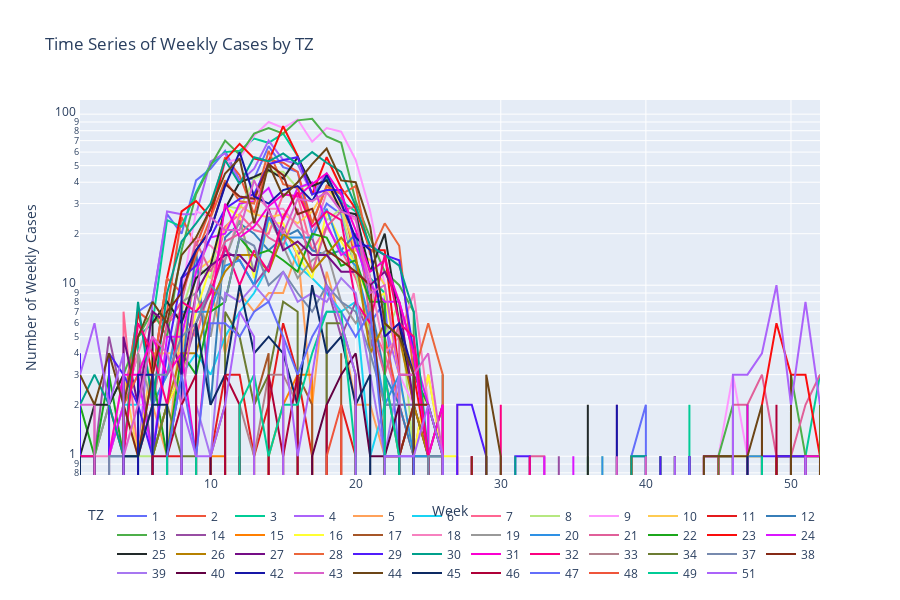

The notebook cell this image was saved under:
### Code cell
zt_colors = {}
colors = px.colors.qualitative.Plotly + px.colors.qualitative.Set1 + px.colors.qualitative.Dark24
for i, zt in enumerate(cases.columns):
    zt_colors[zt] = colors[i % len(colors)] 

fig = go.Figure()

# Adding the Time Series
for zt in cases.columns:
    fig.add_trace(go.Scatter(x=cases.index, y=cases[zt], mode='lines', name=zt, line=dict(color=zt_colors[zt])))

fig.update_layout(
    title='Time Series of Weekly Cases by TZ',
    xaxis_title='Week',
    yaxis_title='Number of Weekly Cases',
    legend_title='TZ',
    legend=dict(
        orientation='h',
        yanchor='bottom',
        y=-0.3, 
        xanchor='right',
        x=1
    ),
    height=600
)

fig.update_yaxes(type='log')
fig.show()

### Figure 1 — Plotly figure (JSON) as saved in the notebook; plotly's stock layout.template omitted (floating-point values rounded to 4 significant figures)
{"data": [{"line": {"color": "#636EFA"}, "mode": "lines", "name": "1", "type": "scatter", "x": [1, 2, 3, 4, 5, 6, 7, 8, 9, 10, 11, 12, 13, 14, 15, 16, 17, 18, 19, 20, 21, 22, 23, 24, 25, 26, 27, 28, 29, 30, 31, 32, 33, 34, 35, 36, 37, 38, 39, 40, 41, 42, 43, 44, 45, 46, 47, 48, 49, 50, 51, 52], "y": [2, 0, 0, 2, 7, 8, 26, 20, 41, 48, 61, 41, 42, 65, 49, 46, 20, 30, 26, 12, 6, 8, 1, 2, 0, 3, 0, 0, 0, 0, 0, 0, 0, 0, 0, 0, 0, 0, 1, 2, 0, 0, 0, 0, 0, 0, 0, 1, 0, 0, 1, 0]}, {"line": {"color": "#EF553B"}, "mode": "lines", "name": "2", "type": "scatter", "x": [1, 2, 3, 4, 5, 6, 7, 8, 9, 10, 11, 12, 13, 14, 15, 16, 17, 18, 19, 20, 21, 22, 23, 24, 25, 26, 27, 28, 29, 30, 31, 32, 33, 34, 35, 36, 37, 38, 39, 40, 41, 42, 43, 44, 45, 46, 47, 48, 49, 50, 51, 52], "y": [2, 0, 0, 2, 7, 6, 7, 25, 17, 28, 56, 44, 26, 54, 52, 46, 23, 38, 32, 14, 5, 5, 2, 1, 1, 0, 0, 0, 0, 0, 0, 0, 0, 0, 0, 0, 0, 0, 0, 0, 0, 0, 0, 0, 0, 0, 1, 1, 0, 0, 0, 0]}, {"line": {"color": "#00CC96"}, "mode": "lines", "name": "3", "type": "scatter", "x": [1, 2, 3, 4, 5, 6, 7, 8, 9, 10, 11, 12, 13, 14, 15, 16, 17, 18, 19, 20, 21, 22, 23, 24, 25, 26, 27, 28, 29, 30, 31, 32, 33, 34, 35, 36, 37, 38, 39, 40, 41, 42, 43, 44, 45, 46, 47, 48, 49, 50, 51, 52], "y": [1, 1, 0, 0, 5, 6, 24, 22, 35, 51, 60, 61, 72, 68, 77, 57, 34, 42, 31, 27, 11, 9, 0, 1, 1, 1, 0, 0, 0, 1, 0, 0, 0, 0, 0, 0, 0, 0, 0, 0, 1, 0, 2, 0, 0, 0, 0, 0, 0, 1, 1, 3]}, {"line": {"color": "#AB63FA"}, "mode": "lines", "name": "4", "type": "scatter", "x": [1, 2, 3, 4, 5, 6, 7, 8, 9, 10, 11, 12, 13, 14, 15, 16, 17, 18, 19, 20, 21, 22, 23, 24, 25, 26, 27, 28, 29, 30, 31, 32, 33, 34, 35, 36, 37, 38, 39, 40, 41, 42, 43, 44, 45, 46, 47, 48, 49, 50, 51, 52], "y": [0, 1, 0, 1, 1, 8, 27, 26, 26, 53, 59, 40, 48, 70, 54, 51, 34, 45, 34, 18, 11, 6, 3, 0, 1, 0, 0, 0, 0, 0, 0, 0, 0, 0, 0, 0, 0, 0, 0, 0, 0, 0, 0, 0, 0, 0, 0, 0, 0, 0, 0, 0]}, {"line": {"color": "#FFA15A"}, "mode": "lines", "name": "5", "type": "scatter", "x": [1, 2, 3, 4, 5, 6, 7, 8, 9, 10, 11, 12, 13, 14, 15, 16, 17, 18, 19, 20, 21, 22, 23, 24, 25, 26, 27, 28, 29, 30, 31, 32, 33, 34, 35, 36, 37, 38, 39, 40, 41, 42, 43, 44, 45, 46, 47, 48, 49, 50, 51, 52], "y": [0, 0, 0, 0, 0, 2, 1, 6, 5, 10, 4, 9, 7, 9, 9, 16, 2, 12, 6, 2, 2, 1, 1, 2, 0, 0, 0, 0, 0, 0, 0, 0, 0, 0, 0, 0, 0, 0, 0, 0, 0, 0, 0, 0, 0, 0, 0, 0, 0, 0, 0, 0]}, {"line": {"color": "#19D3F3"}, "mode": "lines", "name": "6", "type": "scatter", "x": [1, 2, 3, 4, 5, 6, 7, 8, 9, 10, 11, 12, 13, 14, 15, 16, 17, 18, 19, 20, 21, 22, 23, 24, 25, 26, 27, 28, 29, 30, 31, 32, 33, 34, 35, 36, 37, 38, 39, 40, 41, 42, 43, 44, 45, 46, 47, 48, 49, 50, 51, 52], "y": [0, 0, 1, 2, 2, 0, 1, 3, 4, 3, 5, 7, 9, 13, 19, 13, 11, 9, 7, 8, 1, 2, 2, 2, 0, 0, 0, 0, 0, 0, 0, 0, 0, 0, 0, 0, 0, 0, 0, 0, 0, 0, 1, 0, 0, 0, 0, 0, 0, 0, 0, 0]}, {"line": {"color": "#FF6692"}, "mode": "lines", "name": "7", "type": "scatter", "x": [1, 2, 3, 4, 5, 6, 7, 8, 9, 10, 11, 12, 13, 14, 15, 16, 17, 18, 19, 20, 21, 22, 23, 24, 25, 26, 27, 28, 29, 30, 31, 32, 33, 34, 35, 36, 37, 38, 39, 40, 41, 42, 43, 44, 45, 46, 47, 48, 49, 50, 51, 52], "y": [0, 2, 0, 7, 1, 2, 6, 7, 5, 10, 22, 26, 21, 20, 34, 33, 16, 22, 16, 11, 6, 4, 2, 1, 3, 1, 0, 0, 0, 0, 0, 0, 0, 0, 0, 0, 0, 0, 0, 0, 0, 0, 0, 0, 0, 0, 0, 0, 0, 1, 0, 0]}, {"line": {"color": "#B6E880"}, "mode": "lines", "name": "8", "type": "scatter", "x": [1, 2, 3, 4, 5, 6, 7, 8, 9, 10, 11, 12, 13, 14, 15, 16, 17, 18, 19, 20, 21, 22, 23, 24, 25, 26, 27, 28, 29, 30, 31, 32, 33, 34, 35, 36, 37, 38, 39, 40, 41, 42, 43, 44, 45, 46, 47, 48, 49, 50, 51, 52], "y": [0, 0, 1, 2, 1, 1, 2, 7, 13, 11, 29, 28, 42, 46, 46, 37, 39, 24, 28, 12, 5, 5, 8, 1, 0, 1, 0, 0, 1, 0, 0, 0, 0, 0, 0, 0, 1, 0, 1, 0, 0, 0, 0, 0, 0, 0, 0, 0, 1, 1, 0, 0]}, {"line": {"color": "#FF97FF"}, "mode": "lines", "name": "9", "type": "scatter", "x": [1, 2, 3, 4, 5, 6, 7, 8, 9, 10, 11, 12, 13, 14, 15, 16, 17, 18, 19, 20, 21, 22, 23, 24, 25, 26, 27, 28, 29, 30, 31, 32, 33, 34, 35, 36, 37, 38, 39, 40, 41, 42, 43, 44, 45, 46, 47, 48, 49, 50, 51, 52], "y": [2, 0, 0, 1, 2, 2, 11, 9, 27, 25, 52, 55, 75, 90, 83, 93, 69, 83, 79, 54, 27, 10, 3, 2, 1, 0, 2, 0, 1, 0, 0, 1, 0, 0, 0, 0, 0, 0, 1, 1, 0, 1, 0, 0, 1, 3, 1, 0, 0, 1, 0, 2]}, {"line": {"color": "#FECB52"}, "mode": "lines", "name": "10", "type": "scatter", "x": [1, 2, 3, 4, 5, 6, 7, 8, 9, 10, 11, 12, 13, 14, 15, 16, 17, 18, 19, 20, 21, 22, 23, 24, 25, 26, 27, 28, 29, 30, 31, 32, 33, 34, 35, 36, 37, 38, 39, 40, 41, 42, 43, 44, 45, 46, 47, 48, 49, 50, 51, 52], "y": [0, 0, 1, 3, 1, 4, 4, 4, 12, 14, 21, 29, 26, 25, 26, 23, 27, 37, 29, 16, 14, 10, 3, 0, 2, 0, 2, 0, 0, 0, 0, 0, 0, 0, 0, 0, 0, 0, 0, 0, 0, 0, 0, 0, 0, 0, 0, 0, 0, 0, 0, 0]}, {"line": {"color": "rgb(228,26,28)"}, "mode": "lines", "name": "11", "type": "scatter", "x": [1, 2, 3, 4, 5, 6, 7, 8, 9, 10, 11, 12, 13, 14, 15, 16, 17, 18, 19, 20, 21, 22, 23, 24, 25, 26, 27, 28, 29, 30, 31, 32, 33, 34, 35, 36, 37, 38, 39, 40, 41, 42, 43, 44, 45, 46, 47, 48, 49, 50, 51, 52], "y": [0, 0, 0, 0, 0, 0, 1, 1, 0, 1, 3, 3, 1, 2, 6, 3, 1, 0, 2, 1, 0, 1, 1, 2, 0, 1, 0, 0, 0, 0, 0, 0, 0, 0, 0, 0, 0, 0, 0, 0, 0, 0, 0, 0, 0, 0, 0, 0, 0, 0, 0, 0]}, {"line": {"color": "rgb(55,126,184)"}, "mode": "lines", "name": "12", "type": "scatter", "x": [1, 2, 3, 4, 5, 6, 7, 8, 9, 10, 11, 12, 13, 14, 15, 16, 17, 18, 19, 20, 21, 22, 23, 24, 25, 26, 27, 28, 29, 30, 31, 32, 33, 34, 35, 36, 37, 38, 39, 40, 41, 42, 43, 44, 45, 46, 47, 48, 49, 50, 51, 52], "y": [1, 0, 1, 1, 0, 0, 1, 3, 16, 2, 19, 23, 20, 16, 19, 21, 16, 15, 16, 20, 8, 3, 2, 1, 0, 1, 0, 0, 1, 0, 0, 0, 0, 0, 0, 0, 0, 0, 0, 1, 0, 0, 0, 0, 0, 1, 0, 0, 0, 0, 0, 1]}, {"line": {"color": "rgb(77,175,74)"}, "mode": "lines", "name": "13", "type": "scatter", "x": [1, 2, 3, 4, 5, 6, 7, 8, 9, 10, 11, 12, 13, 14, 15, 16, 17, 18, 19, 20, 21, 22, 23, 24, 25, 26, 27, 28, 29, 30, 31, 32, 33, 34, 35, 36, 37, 38, 39, 40, 41, 42, 43, 44, 45, 46, 47, 48, 49, 50, 51, 52], "y": [0, 1, 2, 3, 5, 7, 5, 16, 34, 50, 70, 58, 77, 83, 77, 92, 94, 74, 68, 31, 19, 12, 10, 7, 0, 3, 0, 1, 0, 0, 0, 1, 0, 0, 0, 1, 0, 0, 0, 0, 0, 0, 0, 0, 1, 2, 0, 0, 0, 3, 1, 1]}, {"line": {"color": "rgb(152,78,163)"}, "mode": "lines", "name": "14", "type": "scatter", "x": [1, 2, 3, 4, 5, 6, 7, 8, 9, 10, 11, 12, 13, 14, 15, 16, 17, 18, 19, 20, 21, 22, 23, 24, 25, 26, 27, 28, 29, 30, 31, 32, 33, 34, 35, 36, 37, 38, 39, 40, 41, 42, 43, 44, 45, 46, 47, 48, 49, 50, 51, 52], "y": [1, 1, 5, 2, 4, 1, 2, 3, 6, 9, 16, 14, 10, 13, 22, 15, 19, 10, 5, 8, 5, 2, 2, 2, 2, 0, 0, 0, 0, 0, 0, 0, 0, 1, 0, 0, 0, 0, 0, 0, 0, 1, 0, 0, 0, 0, 1, 0, 1, 1, 0, 1]}, {"line": {"color": "rgb(255,127,0)"}, "mode": "lines", "name": "15", "type": "scatter", "x": [1, 2, 3, 4, 5, 6, 7, 8, 9, 10, 11, 12, 13, 14, 15, 16, 17, 18, 19, 20, 21, 22, 23, 24, 25, 26, 27, 28, 29, 30, 31, 32, 33, 34, 35, 36, 37, 38, 39, 40, 41, 42, 43, 44, 45, 46, 47, 48, 49, 50, 51, 52], "y": [0, 0, 0, 0, 0, 0, 0, 0, 0, 1, 1, 0, 0, 1, 2, 3, 3, 0, 0, 0, 0, 0, 0, 0, 0, 0, 0, 0, 0, 0, 0, 0, 0, 0, 0, 0, 0, 0, 1, 0, 0, 0, 0, 0, 0, 0, 0, 0, 0, 0, 0, 1]}, {"line": {"color": "rgb(255,255,51)"}, "mode": "lines", "name": "16", "type": "scatter", "x": [1, 2, 3, 4, 5, 6, 7, 8, 9, 10, 11, 12, 13, 14, 15, 16, 17, 18, 19, 20, 21, 22, 23, 24, 25, 26, 27, 28, 29, 30, 31, 32, 33, 34, 35, 36, 37, 38, 39, 40, 41, 42, 43, 44, 45, 46, 47, 48, 49, 50, 51, 52], "y": [1, 0, 0, 0, 0, 1, 2, 3, 7, 13, 29, 25, 11, 23, 23, 15, 11, 27, 18, 13, 8, 9, 3, 1, 3, 1, 1, 0, 2, 0, 0, 0, 0, 0, 0, 0, 0, 0, 0, 0, 0, 0, 0, 0, 0, 1, 1, 1, 0, 0, 0, 1]}, {"line": {"color": "rgb(166,86,40)"}, "mode": "lines", "name": "17", "type": "scatter", "x": [1, 2, 3, 4, 5, 6, 7, 8, 9, 10, 11, 12, 13, 14, 15, 16, 17, 18, 19, 20, 21, 22, 23, 24, 25, 26, 27, 28, 29, 30, 31, 32, 33, 34, 35, 36, 37, 38, 39, 40, 41, 42, 43, 44, 45, 46, 47, 48, 49, 50, 51, 52], "y": [0, 0, 0, 0, 0, 0, 0, 0, 0, 1, 2, 0, 2, 4, 0, 3, 2, 0, 4, 0, 0, 1, 0, 0, 0, 0, 0, 0, 0, 0, 0, 0, 0, 0, 0, 0, 0, 0, 0, 0, 0, 0, 0, 0, 0, 0, 0, 0, 0, 0, 0, 0]}, {"line": {"color": "rgb(247,129,191)"}, "mode": "lines", "name": "18", "type": "scatter", "x": [1, 2, 3, 4, 5, 6, 7, 8, 9, 10, 11, 12, 13, 14, 15, 16, 17, 18, 19, 20, 21, 22, 23, 24, 25, 26, 27, 28, 29, 30, 31, 32, 33, 34, 35, 36, 37, 38, 39, 40, 41, 42, 43, 44, 45, 46, 47, 48, 49, 50, 51, 52], "y": [0, 1, 1, 2, 4, 7, 6, 8, 19, 17, 14, 26, 34, 28, 28, 22, 19, 35, 28, 24, 11, 4, 5, 9, 2, 0, 0, 0, 0, 0, 0, 0, 1, 0, 0, 0, 0, 0, 0, 0, 0, 0, 0, 0, 1, 0, 0, 0, 0, 0, 0, 0]}, {"line": {"color": "rgb(153,153,153)"}, "mode": "lines", "name": "19", "type": "scatter", "x": [1, 2, 3, 4, 5, 6, 7, 8, 9, 10, 11, 12, 13, 14, 15, 16, 17, 18, 19, 20, 21, 22, 23, 24, 25, 26, 27, 28, 29, 30, 31, 32, 33, 34, 35, 36, 37, 38, 39, 40, 41, 42, 43, 44, 45, 46, 47, 48, 49, 50, 51, 52], "y": [0, 1, 2, 0, 4, 2, 3, 8, 9, 5, 14, 24, 12, 25, 17, 11, 14, 16, 8, 6, 8, 0, 4, 0, 0, 0, 0, 0, 0, 0, 0, 0, 0, 0, 0, 0, 0, 0, 0, 0, 0, 0, 0, 1, 0, 0, 0, 0, 0, 0, 0, 0]}, {"line": {"color": "#2E91E5"}, "mode": "lines", "name": "20", "type": "scatter", "x": [1, 2, 3, 4, 5, 6, 7, 8, 9, 10, 11, 12, 13, 14, 15, 16, 17, 18, 19, 20, 21, 22, 23, 24, 25, 26, 27, 28, 29, 30, 31, 32, 33, 34, 35, 36, 37, 38, 39, 40, 41, 42, 43, 44, 45, 46, 47, 48, 49, 50, 51, 52], "y": [0, 0, 2, 0, 0, 2, 3, 7, 7, 7, 13, 14, 10, 25, 19, 19, 19, 28, 16, 13, 6, 2, 3, 1, 1, 2, 0, 0, 0, 0, 0, 0, 0, 0, 0, 0, 1, 0, 1, 1, 0, 0, 0, 0, 0, 0, 1, 1, 0, 0, 1, 0]}, {"line": {"color": "#E15F99"}, "mode": "lines", "name": "21", "type": "scatter", "x": [1, 2, 3, 4, 5, 6, 7, 8, 9, 10, 11, 12, 13, 14, 15, 16, 17, 18, 19, 20, 21, 22, 23, 24, 25, 26, 27, 28, 29, 30, 31, 32, 33, 34, 35, 36, 37, 38, 39, 40, 41, 42, 43, 44, 45, 46, 47, 48, 49, 50, 51, 52], "y": [0, 0, 0, 0, 1, 2, 6, 8, 18, 12, 18, 20, 24, 19, 17, 28, 12, 22, 27, 29, 6, 3, 6, 0, 1, 1, 0, 0, 0, 0, 0, 1, 1, 0, 0, 0, 0, 2, 0, 0, 1, 0, 0, 0, 0, 2, 2, 3, 1, 1, 2, 3]}, {"line": {"color": "#1CA71C"}, "mode": "lines", "name": "22", "type": "scatter", "x": [1, 2, 3, 4, 5, 6, 7, 8, 9, 10, 11, 12, 13, 14, 15, 16, 17, 18, 19, 20, 21, 22, 23, 24, 25, 26, 27, 28, 29, 30, 31, 32, 33, 34, 35, 36, 37, 38, 39, 40, 41, 42, 43, 44, 45, 46, 47, 48, 49, 50, 51, 52], "y": [2, 1, 3, 1, 1, 3, 1, 4, 3, 7, 8, 19, 15, 16, 14, 12, 20, 19, 13, 14, 8, 8, 0, 3, 2, 1, 0, 0, 1, 0, 0, 0, 0, 0, 0, 0, 0, 0, 0, 0, 1, 0, 0, 0, 0, 0, 0, 0, 1, 0, 1, 1]}, {"line": {"color": "#FB0D0D"}, "mode": "lines", "name": "23", "type": "scatter", "x": [1, 2, 3, 4, 5, 6, 7, 8, 9, 10, 11, 12, 13, 14, 15, 16, 17, 18, 19, 20, 21, 22, 23, 24, 25, 26, 27, 28, 29, 30, 31, 32, 33, 34, 35, 36, 37, 38, 39, 40, 41, 42, 43, 44, 45, 46, 47, 48, 49, 50, 51, 52], "y": [1, 0, 2, 1, 7, 3, 11, 27, 31, 25, 54, 67, 55, 53, 85, 57, 34, 56, 37, 28, 16, 16, 3, 3, 1, 2, 0, 0, 0, 0, 0, 0, 0, 0, 0, 0, 0, 0, 1, 0, 0, 0, 0, 1, 0, 0, 0, 2, 6, 3, 3, 1]}, {"line": {"color": "#DA16FF"}, "mode": "lines", "name": "24", "type": "scatter", "x": [1, 2, 3, 4, 5, 6, 7, 8, 9, 10, 11, 12, 13, 14, 15, 16, 17, 18, 19, 20, 21, 22, 23, 24, 25, 26, 27, 28, 29, 30, 31, 32, 33, 34, 35, 36, 37, 38, 39, 40, 41, 42, 43, 44, 45, 46, 47, 48, 49, 50, 51, 52], "y": [1, 0, 1, 2, 3, 1, 5, 5, 12, 19, 20, 30, 31, 37, 24, 37, 40, 23, 15, 17, 10, 8, 8, 4, 2, 0, 1, 0, 0, 0, 0, 0, 1, 0, 1, 0, 0, 0, 0, 1, 0, 0, 1, 0, 0, 0, 0, 0, 0, 0, 0, 0]}, {"line": {"color": "#222A2A"}, "mode": "lines", "name": "25", "type": "scatter", "x": [1, 2, 3, 4, 5, 6, 7, 8, 9, 10, 11, 12, 13, 14, 15, 16, 17, 18, 19, 20, 21, 22, 23, 24, 25, 26, 27, 28, 29, 30, 31, 32, 33, 34, 35, 36, 37, 38, 39, 40, 41, 42, 43, 44, 45, 46, 47, 48, 49, 50, 51, 52], "y": [1, 2, 2, 3, 0, 6, 8, 6, 11, 13, 28, 40, 43, 47, 42, 56, 38, 41, 27, 26, 12, 20, 6, 2, 1, 0, 0, 0, 0, 0, 0, 0, 0, 0, 0, 2, 0, 1, 0, 1, 0, 1, 0, 1, 1, 1, 0, 0, 1, 1, 1, 0]}, {"line": {"color": "#B68100"}, "mode": "lines", "name": "26", "type": "scatter", "x": [1, 2, 3, 4, 5, 6, 7, 8, 9, 10, 11, 12, 13, 14, 15, 16, 17, 18, 19, 20, 21, 22, 23, 24, 25, 26, 27, 28, 29, 30, 31, 32, 33, 34, 35, 36, 37, 38, 39, 40, 41, 42, 43, 44, 45, 46, 47, 48, 49, 50, 51, 52], "y": [0, 0, 1, 0, 0, 1, 2, 4, 4, 8, 12, 15, 15, 12, 20, 17, 12, 15, 19, 15, 4, 6, 5, 2, 1, 0, 0, 0, 0, 0, 0, 0, 0, 0, 0, 0, 0, 0, 1, 0, 0, 0, 0, 0, 0, 0, 0, 0, 1, 0, 0, 0]}, {"line": {"color": "#750D86"}, "mode": "lines", "name": "27", "type": "scatter", "x": [1, 2, 3, 4, 5, 6, 7, 8, 9, 10, 11, 12, 13, 14, 15, 16, 17, 18, 19, 20, 21, 22, 23, 24, 25, 26, 27, 28, 29, 30, 31, 32, 33, 34, 35, 36, 37, 38, 39, 40, 41, 42, 43, 44, 45, 46, 47, 48, 49, 50, 51, 52], "y": [0, 1, 0, 5, 2, 7, 6, 3, 9, 13, 15, 15, 12, 28, 16, 18, 15, 15, 12, 12, 10, 12, 8, 2, 0, 0, 0, 0, 0, 0, 0, 0, 0, 0, 0, 0, 0, 0, 0, 0, 0, 0, 0, 0, 0, 0, 0, 0, 0, 1, 0, 0]}, {"line": {"color": "#EB663B"}, "mode": "lines", "name": "28", "type": "scatter", "x": [1, 2, 3, 4, 5, 6, 7, 8, 9, 10, 11, 12, 13, 14, 15, 16, 17, 18, 19, 20, 21, 22, 23, 24, 25, 26, 27, 28, 29, 30, 31, 32, 33, 34, 35, 36, 37, 38, 39, 40, 41, 42, 43, 44, 45, 46, 47, 48, 49, 50, 51, 52], "y": [0, 0, 0, 2, 3, 3, 11, 9, 15, 25, 41, 31, 30, 61, 39, 37, 23, 38, 34, 38, 15, 23, 17, 3, 6, 3, 0, 0, 1, 0, 0, 0, 0, 0, 0, 0, 0, 0, 1, 0, 0, 0, 0, 0, 1, 0, 0, 0, 0, 1, 1, 0]}, {"line": {"color": "#511CFB"}, "mode": "lines", "name": "29", "type": "scatter", "x": [1, 2, 3, 4, 5, 6, 7, 8, 9, 10, 11, 12, 13, 14, 15, 16, 17, 18, 19, 20, 21, 22, 23, 24, 25, 26, 27, 28, 29, 30, 31, 32, 33, 34, 35, 36, 37, 38, 39, 40, 41, 42, 43, 44, 45, 46, 47, 48, 49, 50, 51, 52], "y": [4, 0, 4, 3, 2, 1, 4, 11, 13, 19, 28, 32, 34, 51, 54, 56, 34, 36, 36, 17, 17, 15, 14, 4, 1, 0, 2, 2, 1, 0, 1, 1, 0, 0, 0, 0, 0, 0, 0, 0, 1, 0, 0, 0, 0, 1, 0, 1, 1, 1, 1, 0]}, {"line": {"color": "#00A08B"}, "mode": "lines", "name": "30", "type": "scatter", "x": [1, 2, 3, 4, 5, 6, 7, 8, 9, 10, 11, 12, 13, 14, 15, 16, 17, 18, 19, 20, 21, 22, 23, 24, 25, 26, 27, 28, 29, 30, 31, 32, 33, 34, 35, 36, 37, 38, 39, 40, 41, 42, 43, 44, 45, 46, 47, 48, 49, 50, 51, 52], "y": [2, 3, 2, 1, 8, 2, 9, 18, 23, 30, 54, 39, 56, 53, 59, 51, 60, 52, 46, 29, 17, 15, 13, 7, 1, 1, 0, 0, 0, 0, 1, 0, 0, 0, 0, 0, 0, 0, 1, 1, 0, 1, 0, 0, 0, 0, 2, 0, 0, 1, 0, 0]}, {"line": {"color": "#FB00D1"}, "mode": "lines", "name": "31", "type": "scatter", "x": [1, 2, 3, 4, 5, 6, 7, 8, 9, 10, 11, 12, 13, 14, 15, 16, 17, 18, 19, 20, 21, 22, 23, 24, 25, 26, 27, 28, 29, 30, 31, 32, 33, 34, 35, 36, 37, 38, 39, 40, 41, 42, 43, 44, 45, 46, 47, 48, 49, 50, 51, 52], "y": [0, 0, 1, 3, 3, 5, 3, 4, 1, 7, 30, 19, 22, 29, 34, 33, 39, 45, 34, 21, 12, 14, 8, 4, 1, 2, 0, 1, 0, 0, 0, 0, 0, 0, 0, 0, 0, 0, 0, 0, 0, 0, 0, 1, 1, 0, 2, 0, 0, 0, 1, 1]}, {"line": {"color": "#FC0080"}, "mode": "lines", "name": "32", "type": "scatter", "x": [1, 2, 3, 4, 5, 6, 7, 8, 9, 10, 11, 12, 13, 14, 15, 16, 17, 18, 19, 20, 21, 22, 23, 24, 25, 26, 27, 28, 29, 30, 31, 32, 33, 34, 35, 36, 37, 38, 39, 40, 41, 42, 43, 44, 45, 46, 47, 48, 49, 50, 51, 52], "y": [1, 1, 0, 1, 6, 4, 2, 8, 7, 9, 17, 10, 16, 12, 25, 35, 22, 27, 24, 8, 6, 15, 6, 5, 1, 0, 0, 1, 0, 2, 0, 1, 0, 0, 0, 0, 0, 0, 0, 0, 0, 0, 1, 0, 0, 0, 0, 0, 0, 1, 0, 0]}, {"line": {"color": "#B2828D"}, "mode": "lines", "name": "33", "type": "scatter", "x": [1, 2, 3, 4, 5, 6, 7, 8, 9, 10, 11, 12, 13, 14, 15, 16, 17, 18, 19, 20, 21, 22, 23, 24, 25, 26, 27, 28, 29, 30, 31, 32, 33, 34, 35, 36, 37, 38, 39, 40, 41, 42, 43, 44, 45, 46, 47, 48, 49, 50, 51, 52], "y": [0, 1, 0, 0, 0, 0, 0, 0, 0, 0, 0, 2, 1, 3, 3, 2, 0, 5, 0, 3, 0, 1, 0, 0, 0, 0, 0, 0, 0, 0, 0, 0, 0, 0, 0, 0, 0, 0, 0, 0, 0, 0, 0, 0, 0, 0, 0, 0, 0, 0, 0, 0]}, {"line": {"color": "#6C7C32"}, "mode": "lines", "name": "34", "type": "scatter", "x": [1, 2, 3, 4, 5, 6, 7, 8, 9, 10, 11, 12, 13, 14, 15, 16, 17, 18, 19, 20, 21, 22, 23, 24, 25, 26, 27, 28, 29, 30, 31, 32, 33, 34, 35, 36, 37, 38, 39, 40, 41, 42, 43, 44, 45, 46, 47, 48, 49, 50, 51, 52], "y": [0, 1, 0, 1, 0, 1, 2, 1, 1, 0, 7, 5, 2, 3, 8, 7, 0, 6, 6, 3, 0, 3, 1, 0, 1, 0, 0, 0, 0, 0, 0, 0, 0, 0, 0, 0, 0, 0, 0, 0, 0, 0, 0, 0, 1, 1, 0, 0, 0, 0, 0, 2]}, {"line": {"color": "#778AAE"}, "mode": "lines", "name": "37", "type": "scatter", "x": [1, 2, 3, 4, 5, 6, 7, 8, 9, 10, 11, 12, 13, 14, 15, 16, 17, 18, 19, 20, 21, 22, 23, 24, 25, 26, 27, 28, 29, 30, 31, 32, 33, 34, 35, 36, 37, 38, 39, 40, 41, 42, 43, 44, 45, 46, 47, 48, 49, 50, 51, 52], "y": [0, 0, 1, 1, 0, 3, 3, 5, 6, 10, 8, 19, 17, 10, 12, 9, 7, 10, 8, 7, 4, 2, 2, 0, 1, 1, 0, 0, 0, 0, 0, 0, 0, 0, 0, 0, 0, 0, 0, 0, 0, 0, 0, 0, 0, 0, 0, 0, 0, 1, 0, 0]}, {"line": {"color": "#862A16"}, "mode": "lines", "name": "38", "type": "scatter", "x": [1, 2, 3, 4, 5, 6, 7, 8, 9, 10, 11, 12, 13, 14, 15, 16, 17, 18, 19, 20, 21, 22, 23, 24, 25, 26, 27, 28, 29, 30, 31, 32, 33, 34, 35, 36, 37, 38, 39, 40, 41, 42, 43, 44, 45, 46, 47, 48, 49, 50, 51, 52], "y": [0, 0, 0, 2, 1, 3, 7, 9, 16, 21, 39, 33, 32, 51, 44, 26, 28, 16, 14, 12, 10, 1, 1, 2, 2, 1, 0, 1, 0, 0, 0, 0, 0, 0, 0, 0, 0, 0, 0, 0, 0, 0, 0, 0, 0, 0, 0, 0, 0, 0, 0, 0]}, {"line": {"color": "#A777F1"}, "mode": "lines", "name": "39", "type": "scatter", "x": [1, 2, 3, 4, 5, 6, 7, 8, 9, 10, 11, 12, 13, 14, 15, 16, 17, 18, 19, 20, 21, 22, 23, 24, 25, 26, 27, 28, 29, 30, 31, 32, 33, 34, 35, 36, 37, 38, 39, 40, 41, 42, 43, 44, 45, 46, 47, 48, 49, 50, 51, 52], "y": [1, 0, 0, 0, 0, 0, 0, 0, 2, 1, 9, 8, 10, 8, 12, 8, 9, 8, 11, 9, 3, 1, 3, 0, 0, 1, 0, 0, 0, 0, 0, 0, 0, 0, 0, 0, 0, 0, 0, 0, 0, 0, 0, 1, 0, 0, 0, 0, 0, 0, 1, 0]}, {"line": {"color": "#620042"}, "mode": "lines", "name": "40", "type": "scatter", "x": [1, 2, 3, 4, 5, 6, 7, 8, 9, 10, 11, 12, 13, 14, 15, 16, 17, 18, 19, 20, 21, 22, 23, 24, 25, 26, 27, 28, 29, 30, 31, 32, 33, 34, 35, 36, 37, 38, 39, 40, 41, 42, 43, 44, 45, 46, 47, 48, 49, 50, 51, 52], "y": [0, 0, 0, 0, 0, 0, 0, 0, 0, 1, 0, 1, 0, 0, 4, 0, 1, 2, 3, 4, 1, 1, 2, 0, 0, 0, 0, 0, 0, 0, 0, 0, 0, 0, 0, 0, 0, 0, 0, 0, 0, 0, 0, 0, 0, 0, 0, 0, 0, 0, 0, 0]}, {"line": {"color": "#1616A7"}, "mode": "lines", "name": "42", "type": "scatter", "x": [1, 2, 3, 4, 5, 6, 7, 8, 9, 10, 11, 12, 13, 14, 15, 16, 17, 18, 19, 20, 21, 22, 23, 24, 25, 26, 27, 28, 29, 30, 31, 32, 33, 34, 35, 36, 37, 38, 39, 40, 41, 42, 43, 44, 45, 46, 47, 48, 49, 50, 51, 52], "y": [0, 1, 0, 0, 3, 3, 0, 11, 16, 21, 38, 60, 33, 30, 36, 38, 31, 44, 30, 19, 16, 5, 6, 3, 0, 0, 0, 0, 0, 0, 0, 0, 0, 0, 0, 0, 0, 2, 0, 0, 0, 0, 1, 0, 0, 1, 0, 0, 0, 0, 0, 0]}, {"line": {"color": "#DA60CA"}, "mode": "lines", "name": "43", "type": "scatter", "x": [1, 2, 3, 4, 5, 6, 7, 8, 9, 10, 11, 12, 13, 14, 15, 16, 17, 18, 19, 20, 21, 22, 23, 24, 25, 26, 27, 28, 29, 30, 31, 32, 33, 34, 35, 36, 37, 38, 39, 40, 41, 42, 43, 44, 45, 46, 47, 48, 49, 50, 51, 52], "y": [2, 2, 0, 1, 2, 5, 4, 2, 9, 25, 21, 21, 41, 27, 20, 32, 31, 35, 27, 25, 9, 10, 3, 3, 4, 1, 0, 0, 0, 0, 0, 0, 0, 0, 0, 0, 0, 1, 0, 1, 0, 0, 0, 0, 0, 1, 0, 0, 0, 1, 0, 1]}, {"line": {"color": "#6C4516"}, "mode": "lines", "name": "44", "type": "scatter", "x": [1, 2, 3, 4, 5, 6, 7, 8, 9, 10, 11, 12, 13, 14, 15, 16, 17, 18, 19, 20, 21, 22, 23, 24, 25, 26, 27, 28, 29, 30, 31, 32, 33, 34, 35, 36, 37, 38, 39, 40, 41, 42, 43, 44, 45, 46, 47, 48, 49, 50, 51, 52], "y": [3, 2, 4, 2, 5, 8, 6, 15, 19, 28, 45, 55, 23, 51, 33, 40, 51, 63, 41, 40, 22, 6, 5, 3, 0, 1, 0, 0, 3, 1, 0, 0, 0, 0, 0, 0, 0, 0, 0, 0, 0, 1, 0, 1, 1, 1, 1, 2, 0, 3, 0, 1]}, {"line": {"color": "#0D2A63"}, "mode": "lines", "name": "45", "type": "scatter", "x": [1, 2, 3, 4, 5, 6, 7, 8, 9, 10, 11, 12, 13, 14, 15, 16, 17, 18, 19, 20, 21, 22, 23, 24, 25, 26, 27, 28, 29, 30, 31, 32, 33, 34, 35, 36, 37, 38, 39, 40, 41, 42, 43, 44, 45, 46, 47, 48, 49, 50, 51, 52], "y": [1, 0, 0, 1, 1, 2, 2, 0, 6, 2, 3, 10, 4, 5, 4, 2, 10, 4, 5, 2, 3, 0, 0, 0, 0, 0, 0, 0, 0, 0, 0, 0, 0, 0, 0, 0, 0, 0, 0, 0, 0, 0, 0, 0, 0, 0, 1, 0, 0, 0, 0, 0]}, {"line": {"color": "#AF0038"}, "mode": "lines", "name": "46", "type": "scatter", "x": [1, 2, 3, 4, 5, 6, 7, 8, 9, 10, 11, 12, 13, 14, 15, 16, 17, 18, 19, 20, 21, 22, 23, 24, 25, 26, 27, 28, 29, 30, 31, 32, 33, 34, 35, 36, 37, 38, 39, 40, 41, 42, 43, 44, 45, 46, 47, 48, 49, 50, 51, 52], "y": [0, 0, 0, 0, 0, 1, 1, 2, 3, 0, 3, 2, 0, 3, 1, 3, 0, 2, 0, 3, 0, 1, 0, 1, 0, 0, 0, 0, 0, 0, 0, 0, 0, 0, 0, 0, 0, 0, 0, 0, 0, 0, 0, 0, 0, 0, 0, 0, 2, 0, 0, 0]}, {"line": {"color": "#636EFA"}, "mode": "lines", "name": "47", "type": "scatter", "x": [1, 2, 3, 4, 5, 6, 7, 8, 9, 10, 11, 12, 13, 14, 15, 16, 17, 18, 19, 20, 21, 22, 23, 24, 25, 26, 27, 28, 29, 30, 31, 32, 33, 34, 35, 36, 37, 38, 39, 40, 41, 42, 43, 44, 45, 46, 47, 48, 49, 50, 51, 52], "y": [0, 0, 0, 0, 0, 0, 1, 3, 1, 6, 6, 5, 7, 8, 5, 3, 5, 7, 7, 5, 7, 1, 1, 1, 0, 1, 0, 0, 0, 0, 0, 0, 0, 0, 0, 0, 0, 0, 0, 0, 0, 0, 1, 0, 0, 0, 0, 0, 0, 0, 0, 0]}, {"line": {"color": "#EF553B"}, "mode": "lines", "name": "48", "type": "scatter", "x": [1, 2, 3, 4, 5, 6, 7, 8, 9, 10, 11, 12, 13, 14, 15, 16, 17, 18, 19, 20, 21, 22, 23, 24, 25, 26, 27, 28, 29, 30, 31, 32, 33, 34, 35, 36, 37, 38, 39, 40, 41, 42, 43, 44, 45, 46, 47, 48, 49, 50, 51, 52], "y": [0, 0, 0, 0, 0, 0, 0, 0, 0, 0, 0, 0, 1, 0, 2, 0, 0, 1, 2, 0, 0, 0, 0, 0, 0, 0, 0, 0, 0, 0, 0, 0, 0, 0, 0, 0, 0, 0, 0, 0, 0, 0, 0, 0, 0, 0, 0, 0, 0, 0, 0, 0]}, {"line": {"color": "#00CC96"}, "mode": "lines", "name": "49", "type": "scatter", "x": [1, 2, 3, 4, 5, 6, 7, 8, 9, 10, 11, 12, 13, 14, 15, 16, 17, 18, 19, 20, 21, 22, 23, 24, 25, 26, 27, 28, 29, 30, 31, 32, 33, 34, 35, 36, 37, 38, 39, 40, 41, 42, 43, 44, 45, 46, 47, 48, 49, 50, 51, 52], "y": [0, 0, 0, 0, 0, 0, 1, 0, 1, 0, 0, 2, 3, 1, 2, 2, 4, 7, 7, 1, 0, 3, 1, 0, 0, 0, 0, 0, 0, 0, 0, 0, 0, 0, 0, 0, 0, 0, 0, 0, 0, 0, 0, 0, 0, 0, 0, 1, 0, 0, 0, 0]}, {"line": {"color": "#AB63FA"}, "mode": "lines", "name": "51", "type": "scatter", "x": [1, 2, 3, 4, 5, 6, 7, 8, 9, 10, 11, 12, 13, 14, 15, 16, 17, 18, 19, 20, 21, 22, 23, 24, 25, 26, 27, 28, 29, 30, 31, 32, 33, 34, 35, 36, 37, 38, 39, 40, 41, 42, 43, 44, 45, 46, 47, 48, 49, 50, 51, 52], "y": [3, 6, 2, 4, 0, 0, 0, 2, 1, 1, 2, 7, 5, 0, 5, 1, 3, 10, 6, 3, 0, 1, 1, 1, 2, 1, 0, 0, 0, 0, 0, 0, 0, 0, 0, 0, 0, 0, 0, 0, 0, 1, 0, 0, 0, 3, 3, 4, 10, 2, 8, 2]}], "layout": {"height": 600, "legend": {"orientation": "h", "title": {"text": "TZ"}, "x": 1, "xanchor": "right", "y": -0.3, "yanchor": "bottom"}, "title": {"text": "Time Series of Weekly Cases by TZ"}, "xaxis": {"title": {"text": "Week"}}, "yaxis": {"title": {"text": "Number of Weekly Cases"}, "type": "log"}}}
